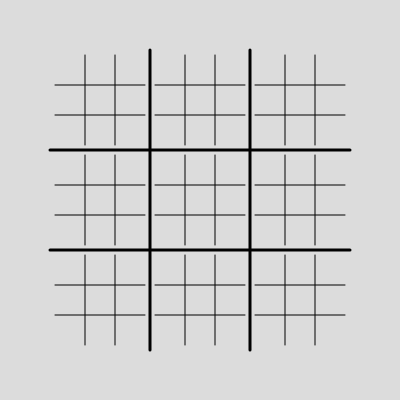
Frame 1 (no input)
Frame 60 (no input): identical to frame 1, image omitted
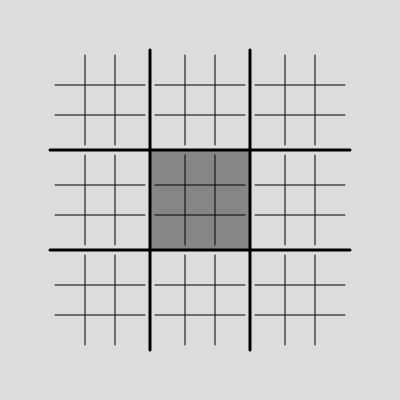
Frame 120 (the mouse pressed at the canvas centre since frame 60)

The p5.js sketch that drew these frames (run headless with seeded random() and noise() and a simulated clock; from frame 60 on, the mouse is pressed at the canvas centre):

// p5.js sketch
// ── sketch.js
let board;
let selected;
let selectingBig;
let mouseHoveredOver;
let xo;
let smallBoard;
let completed;

function setup() {
    createCanvas(400, 400);

    selected = 0;
    selectingBig = true;
    mouseHoveredOver = [];
    xo = 1;
    completed = 0;

    //Board construction
    smallBoard = []
    for (let i = 0; i < 3; i++) {
        smallBoard.push([]);
        for (let j = 0; j < 3; j++) {
            smallBoard[i].push(0);
        }
    }
    board = [];
    for (let i = 0; i < 3; i++) {
        board.push([]);
        for (let j = 0; j < 3; j++) {
            board[i].push([]);
            for (let k = 0; k < 3; k++) {
                board[i][j].push([]);
                for (let l = 0; l < 3; l++) {
                    board[i][j][k].push(0);
                }
            }
        }
    }

}

function draw() {
    background(220);

    mouseHoveredOver = [floor((mouseX - 50) / 100), floor((mouseY - 50) / 100), floor(((mouseX - 50) % 100 - 10) / 30), floor(((mouseY - 50) % 100 - 10) / 30)];

    switch (completed) {
        case 1:
            strokeWeight(3);
            stroke(255, 0, 0);
            line(55, 55, 345, 345);
            line(55, 345, 345, 55);
            break;
        case 2:
            strokeWeight(3);
            stroke(0, 0, 255);
            ellipse(200, 200, 290, 290);
            break;
        case 3:
            strokeWeight(3);
            stroke(100);
            arc(200, 200, 290, 290, PI / 4, 7 * PI / 4);
            break;
    }

    //Large line rendering
    stroke(0, 0, 0);
    strokeWeight(3);
    line(150, 50, 150, 350)
    line(250, 50, 250, 350)
    line(50, 150, 350, 150)
    line(50, 250, 350, 250)

    //Little line rendering
    strokeWeight(1);
    for (let i = 0; i < 3; i++) {
        for (let j = 0; j < 3; j++) {
            push();
            translate(i * 100, j * 100);
            line(85, 55, 85, 145);
            line(115, 55, 115, 145);
            line(55, 85, 145, 85);
            line(55, 115, 145, 115);
            pop();
        }
    }

    //Symbol rendering
    strokeWeight(1);
    noFill();
    for (let i = 0; i < 3; i++) {
        for (let j = 0; j < 3; j++) {
            if (smallBoard[i][j] == 1) {
                push();
                translate(i * 100, j * 100);

                strokeWeight(2);
                stroke(255, 0, 0);
                line(55, 55, 145, 145);
                line(55, 145, 145, 55);
                pop();
            }
            if (smallBoard[i][j] == 2) {
                push();
                translate(i * 100, j * 100);

                strokeWeight(2);
                stroke(0, 0, 255);
                noFill();
                ellipse(100, 100, 90, 90);
                pop();
            }
            if (smallBoard[i][j] == 3) {
                push();
                translate(i * 100, j * 100);

                strokeWeight(2);
                stroke(100);
                noFill();
                arc(100, 100, 90, 90, PI / 4, 7 * PI / 4);
                pop();
            }

            if ((i == mouseHoveredOver[0] && j == mouseHoveredOver[1] && selectingBig)) {
                push();
                translate(i * 100, j * 100);

                noStroke();
                fill(0, 0, 0, 100);
                rect(50, 50, 100, 100);
                pop();
            }
            if (!selectingBig && i == selected[0] && j == selected[1]) {
                push();
                translate(i * 100, j * 100);

                noStroke();
                fill(0, 0, 0, 100);
                rect(50, 50, 100, 100);
                pop();
            }
            for (let k = 0; k < 3; k++) {
                for (let l = 0; l < 3; l++) {
                    if (board[i][j][k][l] === 1) {
                        push();
                        translate(k * 30, l * 30);
                        translate(i * 100, j * 100);
                        strokeWeight(1);
                        stroke(255, 0, 0);
                        line(60, 60, 80, 80);
                        line(80, 60, 60, 80);

                        pop();
                    }
                    if (board[i][j][k][l] === 2) {
                        push();
                        translate(k * 30, l * 30);
                        translate(i * 100, j * 100);
                        strokeWeight(1);
                        noFill();
                        stroke(0, 0, 255);
                        ellipse(70, 70, 20, 20)

                        pop();
                    }

                    if (i == mouseHoveredOver[0] && j == mouseHoveredOver[1] && k == mouseHoveredOver[2] && l == mouseHoveredOver[3] && !selectingBig) {
                        noStroke();
                        fill(0, 0, 0, 100);
                        push();
                        translate(k * 30, l * 30);
                        translate(i * 100, j * 100);
                        rect(55, 55, 30, 30);
                        pop();
                    }
                }
            }
        }
    }

}


mouseClicked = function () {

    try {
        if (completed == 0) {

            if (selectingBig) {
                if (smallBoard[mouseHoveredOver[0]][mouseHoveredOver[1]] == 0) {
                    selected = [mouseHoveredOver[0], mouseHoveredOver[1]];
                    selectingBig = !selectingBig;
                }
            } else if (!selectingBig && mouseHoveredOver[0] == selected[0] && mouseHoveredOver[1] == selected[1]) {

                if (board[mouseHoveredOver[0]][mouseHoveredOver[1]][mouseHoveredOver[2]][mouseHoveredOver[3]] == 0) {

                    selected = [mouseHoveredOver[2], mouseHoveredOver[3]];
                    board[mouseHoveredOver[0]][mouseHoveredOver[1]][mouseHoveredOver[2]][mouseHoveredOver[3]] = xo;
                    if (xo == 1) {
                        xo = 2;
                    } else {
                        xo = 1;
                    }


                    for (let i = 0; i < 3; i++) {
                        for (let j = 0; j < 3; j++) {

                            if (smallBoard[i][j] === 0) {
                                let temp = board[i][j];

                                let containsZero = false
                                for (let k = 0; k < 3; k++) {
                                    for (let l = 0; l < 3; l++) {
                                        if (temp[k][l] == 0) {
                                            containsZero = true
                                        }
                                    }
                                }

                                if (!containsZero) {
                                    smallBoard[i][j] = 3
                                }

                                for (let k = 0; k < 3; k++) {
                                    if (temp[k][0] == temp[k][1] && temp[k][1] == temp[k][2] && temp[k][0] != 0) {
                                        smallBoard[i][j] = temp[k][0];
                                    }
                                    if (temp[0][k] == temp[1][k] && temp[1][k] == temp[2][k] && temp[0][k] != 0) {
                                        smallBoard[i][j] = temp[0][k];
                                    }
                                }
                                if (temp[0][0] == temp[1][1] && temp[0][0] == temp[2][2] && temp[0][0] != 0) {
                                    smallBoard[i][j] = temp[0][0];
                                }
                                if (temp[2][0] == temp[1][1] && temp[2][0] == temp[0][2] && temp[2][0] != 0) {
                                    smallBoard[i][j] = temp[2][0];
                                }
                            }

                        }
                    }

                    if (smallBoard[selected[0]][selected[1]] != 0) {
                        selectingBig = true;
                    }

                    temp = smallBoard;

                    let containsZero = false
                    for (let k = 0; k < 3; k++) {
                        for (let l = 0; l < 3; l++) {
                            if (temp[k][l] == 0) {
                                containsZero = true
                            }
                        }
                    }

                    if (!containsZero) {
                        completed = 3
                    }

                    for (let k = 0; k < 3; k++) {
                        if (temp[k][0] == temp[k][1] && temp[k][1] == temp[k][2] && temp[k][0] != 0) {
                            completed = temp[k][0];
                        }
                        if (temp[0][k] == temp[1][k] && temp[1][k] == temp[2][k] && temp[0][k] != 0) {
                            completed = temp[0][k];
                        }
                    }
                    if (temp[0][0] == temp[1][1] && temp[0][0] == temp[2][2] && temp[0][0] != 0) {
                        completed = temp[0][0];
                    }
                    if (temp[2][0] == temp[1][1] && temp[2][0] == temp[0][2] && temp[2][0] != 0) {
                        completed = temp[2][0];
                    }

                }

            }
        }
    } catch (err) {

    }
}
